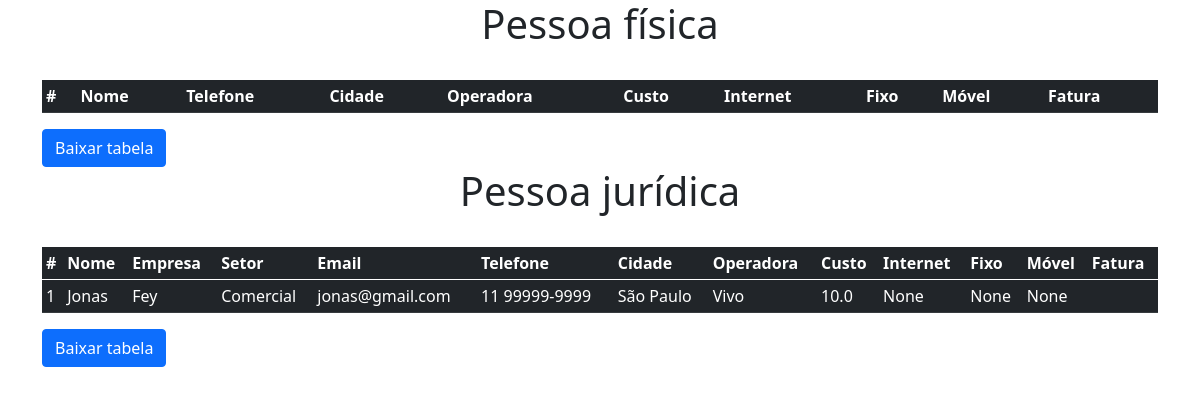
Before: / with the older database file.
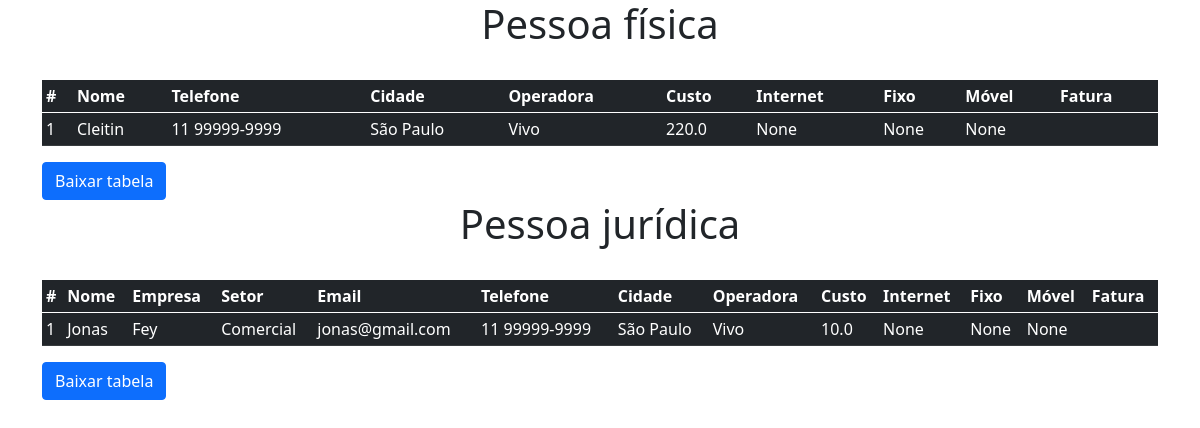
After: the same page with the newer database file.
### model.py (models this page shows)
class PessoaJuridica(db.Model):
    __tablename__ = 'pessoa_juridica'
    id = db.Column(db.Integer, primary_key=True)
    nome = db.Column(db.String(100))
    nome_empresa = db.Column(db.String(100))
    setor = db.Column(db.String(100))
    email = db.Column(db.String(100))
    telefone = db.Column(db.String(100))
    cidade = db.Column(db.String(100))
    operadora = db.Column(db.String(100))
    custo = db.Column(db.Float)
    internet = db.Column(db.String(100), nullable = True)
    fixo = db.Column(db.String(100), nullable = True)
    movel = db.Column(db.String(100), nullable = True)

class PessoaFisica(db.Model):
    __tablename__ = 'pessoa_fisica'
    id = db.Column(db.Integer, primary_key=True)
    nome = db.Column(db.String(100))
    telefone = db.Column(db.String(100))
    cidade = db.Column(db.String(100))
    operadora = db.Column(db.String(100))
    custo = db.Column(db.Float)
    internet = db.Column(db.String(100), nullable = True)
    fixo = db.Column(db.String(100), nullable = True)
    movel = db.Column(db.String(100), nullable = True)

### routes.py (the view)
@app.route('/', methods=['GET', 'POST'])
def index():
    lead_f = PessoaFisica.query.all()
    lead_j = PessoaJuridica.query.all()
    return render_template('index.html', lead_f=lead_f,
    lead_j=lead_j)

### templates/index.html (shortened to what this page needs)
<!DOCTYPE html>
<html lang="en">
<head>
    <link href="https://cdn.jsdelivr.net/npm/bootstrap@5.1.0/dist/css/bootstrap.min.css" rel="stylesheet"
>
</head>
<body>
    <div class="container">
        <h1 class="text-center">Pessoa física</h1><br>
        <div id="tabela-fisica">
            <table class="table table-dark table-sm table-hover">
                <thead>
                    <tr>
                        <th scope="col">#</th>
                        <th scope="col">Nome</th>
                        <th scope="col">Telefone</th>
                        <th scope="col">Cidade</th>
                        <th scope="col">Operadora</th>
                        <th scope="col">Custo</th>
                        <th scope="col">Internet</th>
                        <th scope="col">Fixo</th>
                        <th scope="col">Móvel</th>
                        <th scope="col">Fatura</th>
                    </tr>
                </thead>
                {% for lead in lead_f  %}
                    <tbody>
                        <tr>
                            <td>{{ lead.id }}</td>
                            <td>{{ lead.nome }}</td>
                            <td>{{ lead.telefone }}</td>
                            <td>{{ lead.cidade }}</td>
                            <td>{{ lead.operadora }}</td>
                            <td>{{ lead.custo }}</td>
                            <td>{{ lead.internet }}</td>
                            <td>{{ lead.fixo }}</td>
                            <td>{{ lead.movel }}</td>
                            <td>{{ lead.fatura }}</td>
                    </tbody>
                {% endfor %}
            </table>
        </div>
        <a href="/export_f"><button class="btn-primary btn">Baixar tabela</button></a>
        <h1 class="text-center">Pessoa jurídica</h1><br>
        <div id="tabela-juridica">
            <table class="table table-dark table-sm table-hover">
                <thead>
                    <tr>
                        <th scope="col">#</th>
                        <th scope="col">Nome</th>
                        <th scope="col">Empresa</th>
                        <th scope="col">Setor</th>
                        <th scope="col">Email</th>
                        <th scope="col">Telefone</th>
                        <th scope="col">Cidade</th>
                        <th scope="col">Operadora</th>
                        <th scope="col">Custo</th>
                        <th scope="col">Internet</th>
                        <th scope="col">Fixo</th>
                        <th scope="col">Móvel</th>
                        <th scope="col">Fatura</th>
                    </tr>
                </thead>
                {% for lead in lead_j  %}
                <tbody>
                    <tr>
                        <td>{{ lead.id }}</td>
                        <td>{{ lead.nome }}</td>
                        <td>{{ lead.nome_empresa }}</td>
                        <td>{{ lead.setor }}</td>
                        <td>{{ lead.email }}</td>
                        <td>{{ lead.telefone }}</td>
                        <td>{{ lead.cidade }}</td>
                        <td>{{ lead.operadora }}</td>
                        <td>{{ lead.custo }}</td>
                        <td>{{ lead.internet }}</td>
                        <td>{{ lead.fixo }}</td>
                        <td>{{ lead.movel }}</td>
                        <td>{{ lead.fatura }}</td>
                </tbody>
                {% endfor %}
            </table>
        </div>
        <a href="/export_j"><button class="btn-primary btn">Baixar tabela</button></a>
    </div>
</body>
</html>

### templates/index.html (style rules this page uses)
:root { font-family: 'Montserrat', sans-serif; }

Changed rows visible on the page:
added PessoaFisica: id "1", nome "Cleitin", telefone "11 99999-9999", cidade "São Paulo", operadora "Vivo", custo "220.0", internet "None", fixo "None", movel "None"
